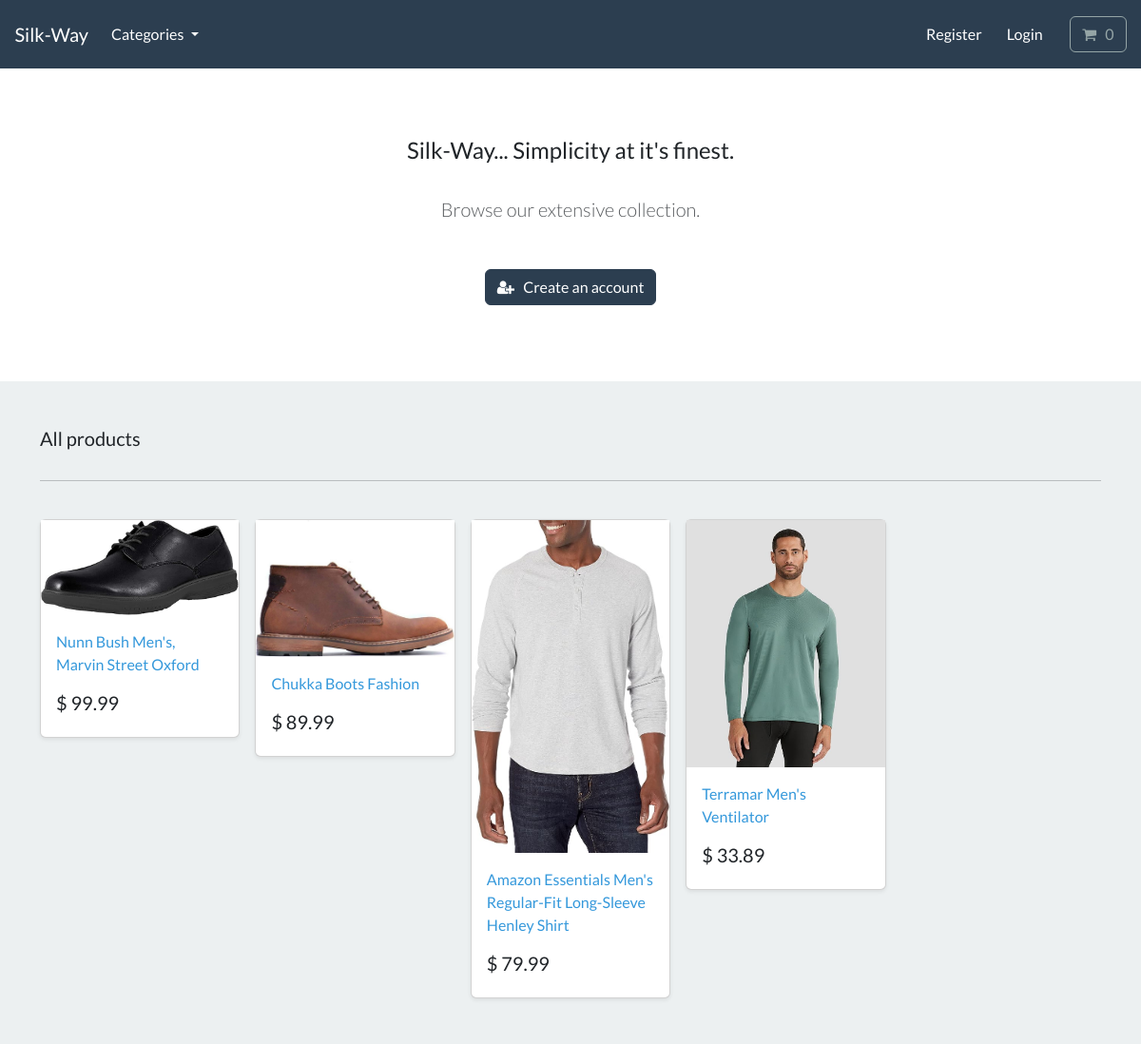
The page / on the database its author committed.
### store/models.py (models this page shows, shortened)
class Product(models.Model):
    category = models.ForeignKey(Category, related_name='product', on_delete=models.CASCADE, null=True)
    title = models.CharField(max_length=250)
    brand = models.CharField(max_length=250, default='un-branded')
    description = models.TextField(blank=True)
    slug = models.SlugField(max_length=255)
    price = models.DecimalField(max_digits=8, decimal_places=2)
    image = models.ImageField(upload_to='images/')
    class Meta:
        verbose_name_plural = 'products'
    def get_absolute_url(self):
        return reverse('product_info', args=[self.slug])

### store/views.py (the view)
# urls.py: path('', include('store.urls')),
def store(request):
    all_products = Product.objects.all()
    context = {"all_products":all_products}
    return render(request, 'store/store.html', context)

### cart/cart.py (called while the page is built)
    def __len__(self):
        return sum(item['qty'] for item in self.cart.values())

### cart/context_processors.py (called while the page is built)
def cart(request):
    return {'cart': Cart(request)}

### store/models.py (called while the page is built)
    def get_absolute_url(self):
        return reverse('list_category', args=[self.slug])

### store/views.py (called while the page is built)
def categories(request):
    all_categories = Category.objects.all()
    return {"all_categories": all_categories}

### store/templates/store/store.html
{% extends "./base.html" %}
{% load static %}
{% block content %}
    <section class="py-4 text-center container">
        <div class="row py-lg-5">
            <div class="col-lg-6 col-md-8 mx-auto">
                <h4> Silk-Way... Simplicity at it's finest. </h4>
                <br>
                <p class="lead text-muted">
                Browse our extensive collection.
                </p>
                <br>
                <a href="{%url 'register'%}" class="btn btn-primary my-2"><i class="fa fa-user-plus" aria-hidden="true"></i> &nbsp; Create an account </a>
            </div>
        </div>
    </section>
       <div class="album py-5 bg-light">
        <div class="container">
          <div class="pb-3 h5"> All products </div>
          <hr>
          <br>
          <div class="row row-cols-1 row-cols-sm-2 row-cols-md-5 g-3">
            {% for product in all_products %}
              <div class="col">
                <div class="card shadow-sm">
                  <img class="img-fluid" alt="Responsive image" src="{{product.image.url}}">
                  <div class="card-body">
                    <p class="card-text">
                      <a class="text-info text-decoration-none" href="{{product.get_absolute_url}}"> {{ product.title | capfirst }} </a>
                    </p>
                    <div class="d-flex justify-content-between align-items-center">
                      <h5> $ {{ product.price }} </h5>
                    </div>
                  </div>
                </div>
              </div>
            {% endfor %}
          </div>
        </div>
      </div>
{% endblock %}

### store/templates/store/base.html (shortened to what this page needs)
{% load static %}
<!DOCTYPE html>
<html>
    <head>
        <link rel="stylesheet" href="https://bootswatch.com/5/flatly/bootstrap.min.css">
        <link rel="stylesheet" href="https://cdnjs.cloudflare.com/ajax/libs/font-awesome/4.7.0/css/font-awesome.min.css">
        <link rel="stylesheet" href="{% static 'css/styles.css' %}">
    </head>
    <nav class="navbar navbar-expand-lg bg-primary justify-content-center">
        <a class="navbar-brand main-heading text-white" href="{% url 'store' %}">
        &nbsp; &nbsp; Silk-Way
        </a>
        <div class="collapse navbar-collapse" id="navbarCollapse">
            <ul class="navbar-nav me-auto mb-2 mb-md-0">
                <li class="nav-item dropdown">
                    <a class="nav-link dropdown-toggle text-white" href="#" id="navbarDropdown" role="button"
                    data-bs-toggle="dropdown" aria-expanded="false">
                        Categories
                    </a>
                </li>
            </ul>
        </div>
        <div class="collapse navbar-collapse text-center" id="navbarNavDropdown">
            <ul class="navbar-nav ms-auto">
                {%if not user.is_authenticated%}
                    <li class="nav-item">
                        <a class="btn btn-alert navbar-btn text-white" type="button"  href="{%url 'register'%}"> Register </a>
                    </li>
                    <li class="nav-item">
                        <a class="btn btn-alert navbar-btn text-white" type="button"  href="{%url 'my-login'%}"> Login </a>
                    </li>
                {%endif%}
                <li class="nav-item">
                    <a type="button" role="button" href="{%url 'cart-summary'%}" class="btn btn-outline-secondary">
                        <i class="fa fa-shopping-cart" aria-hidden="true"> </i>
                        <div id='cart-qty', class='d-inline-flex'>
                            {% with qty_amount=cart|length %}
                                {%if qty_amount > 0%}
                                    {{qty_amount}}
                                    {%else%}
                                        0
                                {%endif%}
                            {% endwith %}
                        </div>
                    </a>
                </li>
            </ul>
        </div>
    </nav>
    <body>
        {% block content %}
        {% endblock %}
    </body>
</html>

### rows shown on the page
Product: image (picture), title "Nunn Bush Men's, Marvin Street Oxford", price "99.99"
Product: image (picture), title "Chukka Boots Fashion", price "89.99"
Product: image (picture), title "Amazon Essentials Men's Regular-Fit Long-Sleeve Henley Shirt", price "79.99"
Product: image (picture), title "Terramar Men's Ventilator", price "33.89"
